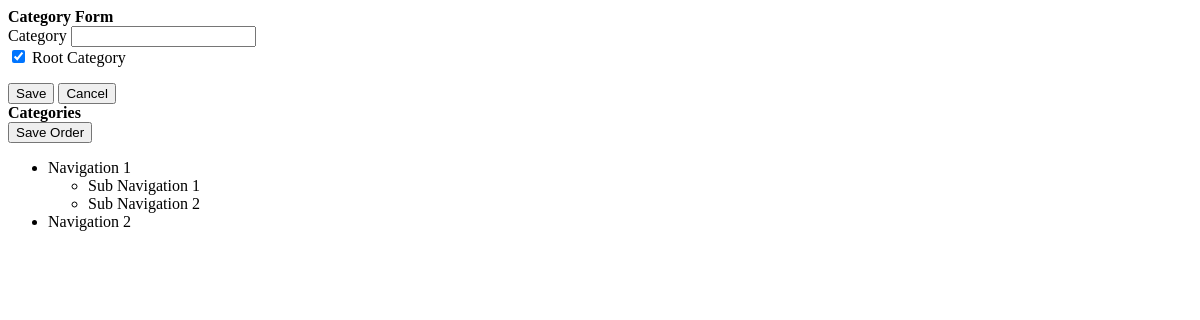
The app's page /admin/categories.php with its own data.
### tables this page shows
CREATE TABLE `categories` (
  `id` int(30) NOT NULL,
  `category` varchar(200) NOT NULL,
  `link` text NOT NULL,
  `type` int(1) NOT NULL DEFAULT 1 COMMENT '1=content, 2= list-page',
  `order_by` int(30) NOT NULL,
  `is_root` tinyint(1) NOT NULL DEFAULT 1,
  `parent_id` int(30) NOT NULL,
  `date_created` datetime NOT NULL DEFAULT current_timestamp()
);

### admin/categories.php (the view, shortened to what this page needs)
<?php include '../db_connect.php' ?>
<div class="col-lg-12">
	<div class="row">
		<div class="col-md-4">
			<div class="card card-solid">
				<div class="card-header">
					<b>Category Form</b>
				</div>
				<div class="card-body">
					<div class="container">
						<form action="" id="manage_category" >
						<div class="form-group">
							<label for="category" class="control-label">Category</label>
							<input type="text" name="category" class="form-control form-control-sm" required>
						</div>
						<div class="form-group">
							<div class="icheck-primary d-inline">
		                        <input type="checkbox" id="is_root" name="is_root" value="1" checked="">
		                        <label for="is_root">Root Category</label>
							</div>
						</div>
								<?php
								$cat = $conn->query("SELECT * FROM categories where is_root = 1 order by category asc");
								?>
						</form>
					</div>
				</div>
				<div class="card-footer">
					<div class="pull-right d-flex w-100 justify-content-end">
					<button class="btn btn-sm btn-primary bg-gradient-primary mx-1" form="manage_category">Save</button>
					<button class="btn btn-sm btn-secondary bg-gradient-secondary mx-1" form="manage_category" type="reset">Cancel</button>
					</div>
				</div>
			</div>
		</div>
		<div class="col-md-8">
			<div class="card card-outline card-primary">
				<div class="card-header">
					<b>Categories</b>
					<div class="card-tools">
						<button class="btn btn-sm bbtn-success bg-gradient-success" form="save_order">Save Order</button>
					</div>
				</div>
				<div class="card-body">
					<div class="container-fluid">
						<form id="save_order">
						<?php
						$categories = $conn->query("SELECT * FROM categories order by order_by asc");
						$cats = array();
						while($row=$categories->fetch_assoc()){
							$cats[$row['parent_id']][]= $row;
						}
						?>
						<ul class="ul-sort" id="cat-list">
							<?php if(count($cats) > 0 ): ?>
							<?php foreach($cats[0] as $k => $row): ?>
								<li class="parent_li" data-id="<?php echo $row['id'] ?>" data-json='<?php echo json_encode($row) ?>'> <?php echo $row['category'] ?>
							<?php if(isset($cats[$row['id']]) && $cats[$row['parent_id']] > 0 ): ?>
									<ul class="ul-sort">
							<?php foreach($cats[$row['id']] as $k => $rrow): ?>
								<li class="parent_li" data-id="<?php echo $rrow['id'] ?>" data-json='<?php echo json_encode($rrow) ?>'> <?php echo $rrow['category'] ?> </li>
							<?php endforeach; ?>
									</ul>
							<?php endif; ?>
								</li>
							<?php endforeach; ?>
							<?php endif; ?>
						</ul>
						</form>
					</div>
				</div>
			</div>
		</div>
	</div>
</div>

### records on screen
categories: category "Navigation 1"
categories: category "Sub Navigation 1"
categories: category "Sub Navigation 2"
categories: category "Navigation 2"
